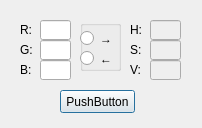
<?xml version="1.0" encoding="UTF-8"?>
<ui version="4.0">
 <class>Dialog_RGB_to_HSL</class>
 <widget class="QDialog" name="Dialog_RGB_to_HSL">
  <property name="geometry">
   <rect>
    <x>0</x>
    <y>0</y>
    <width>202</width>
    <height>128</height>
   </rect>
  </property>
  <property name="windowTitle">
   <string>Dialog</string>
  </property>
  <widget class="QLabel" name="label">
   <property name="geometry">
    <rect>
     <x>20</x>
     <y>20</y>
     <width>21</width>
     <height>20</height>
    </rect>
   </property>
   <property name="text">
    <string>R:</string>
   </property>
  </widget>
  <widget class="QLabel" name="label_2">
   <property name="geometry">
    <rect>
     <x>20</x>
     <y>40</y>
     <width>16</width>
     <height>20</height>
    </rect>
   </property>
   <property name="text">
    <string>G:</string>
   </property>
  </widget>
  <widget class="QLabel" name="label_3">
   <property name="geometry">
    <rect>
     <x>20</x>
     <y>60</y>
     <width>16</width>
     <height>20</height>
    </rect>
   </property>
   <property name="text">
    <string>B:</string>
   </property>
  </widget>
  <widget class="QLineEdit" name="lineEdit">
   <property name="geometry">
    <rect>
     <x>40</x>
     <y>20</y>
     <width>31</width>
     <height>20</height>
    </rect>
   </property>
  </widget>
  <widget class="QLineEdit" name="lineEdit_2">
   <property name="geometry">
    <rect>
     <x>40</x>
     <y>40</y>
     <width>31</width>
     <height>20</height>
    </rect>
   </property>
  </widget>
  <widget class="QLineEdit" name="lineEdit_3">
   <property name="geometry">
    <rect>
     <x>40</x>
     <y>60</y>
     <width>31</width>
     <height>20</height>
    </rect>
   </property>
  </widget>
  <widget class="QLabel" name="label_4">
   <property name="geometry">
    <rect>
     <x>130</x>
     <y>40</y>
     <width>16</width>
     <height>20</height>
    </rect>
   </property>
   <property name="text">
    <string>S:</string>
   </property>
  </widget>
  <widget class="QLineEdit" name="lineEdit_4">
   <property name="enabled">
    <bool>false</bool>
   </property>
   <property name="geometry">
    <rect>
     <x>150</x>
     <y>40</y>
     <width>31</width>
     <height>20</height>
    </rect>
   </property>
  </widget>
  <widget class="QLabel" name="label_5">
   <property name="geometry">
    <rect>
     <x>130</x>
     <y>60</y>
     <width>16</width>
     <height>20</height>
    </rect>
   </property>
   <property name="text">
    <string>V:</string>
   </property>
  </widget>
  <widget class="QLineEdit" name="lineEdit_5">
   <property name="enabled">
    <bool>false</bool>
   </property>
   <property name="geometry">
    <rect>
     <x>150</x>
     <y>20</y>
     <width>31</width>
     <height>20</height>
    </rect>
   </property>
  </widget>
  <widget class="QLabel" name="label_6">
   <property name="enabled">
    <bool>true</bool>
   </property>
   <property name="geometry">
    <rect>
     <x>130</x>
     <y>20</y>
     <width>21</width>
     <height>20</height>
    </rect>
   </property>
   <property name="text">
    <string>H:</string>
   </property>
  </widget>
  <widget class="QLineEdit" name="lineEdit_6">
   <property name="enabled">
    <bool>false</bool>
   </property>
   <property name="geometry">
    <rect>
     <x>150</x>
     <y>60</y>
     <width>31</width>
     <height>20</height>
    </rect>
   </property>
  </widget>
  <widget class="QPushButton" name="pushButton">
   <property name="geometry">
    <rect>
     <x>60</x>
     <y>90</y>
     <width>75</width>
     <height>23</height>
    </rect>
   </property>
   <property name="text">
    <string>PushButton</string>
   </property>
  </widget>
  <widget class="QGroupBox" name="groupBox">
   <property name="geometry">
    <rect>
     <x>80</x>
     <y>20</y>
     <width>41</width>
     <height>51</height>
    </rect>
   </property>
   <property name="title">
    <string/>
   </property>
   <property name="flat">
    <bool>false</bool>
   </property>
   <widget class="QRadioButton" name="radioButton">
    <property name="geometry">
     <rect>
      <x>0</x>
      <y>10</y>
      <width>82</width>
      <height>17</height>
     </rect>
    </property>
    <property name="text">
     <string>→</string>
    </property>
   </widget>
   <widget class="QRadioButton" name="radioButton_2">
    <property name="geometry">
     <rect>
      <x>0</x>
      <y>30</y>
      <width>82</width>
      <height>17</height>
     </rect>
    </property>
    <property name="text">
     <string>←</string>
    </property>
   </widget>
  </widget>
 </widget>
 <resources/>
 <connections/>
</ui>
